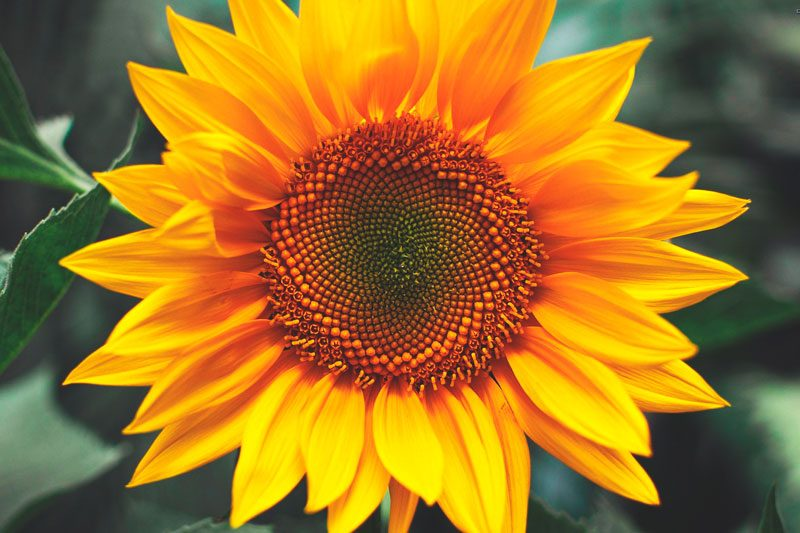
#> input picture Imagenes_cursado/flores02.jpg, 800 x 533 px
$ jupyter execute ejercicio_3.ipynb
#> lines starting #> are read from the running program, lines starting #| are printed output that depends on the picture; after the words box and inside, x2 and y2 are one past the last pixel; in counts of white or black regions, pixels touching at a corner belong together; long printed decimals are rounded
1. Construya un filtro pasa-bajos ideal (c´ırculo de altura 1 sobre una matriz de
ceros). Cargue una imagen y f´ıltrela en el dominio de frecuencias, y recupere
la imagen suavizada. Visualice las im´agenes y comp´arelas.
Repita el ejercicio para diferentes frecuencias de corte y compruebe la aparici´on
del fen´omeno de Gibbs.
2. Construya un filtro pasa-bajos tipo Butterworth utilizando la definici´on en
frecuencia. Filtre una imagen, modificando la frecuencia de corte y comprobando el efecto sobre la imagen filtrada. Verifique el efecto del filtro respecto
al fen´omeno de Gibbs.
3. Define la funci´on de transferencia h(x, y) de un filtro gaussiano pasa-bajos de
35×35, luego obtenga la respuesta en frecuencia aplicando la TDF. Luego, escale ´esta al tama˜no de la imagen que va a filtrar. (Use dst = cv.resize())
Calcule y visualice la TDF de la imagen y el producto de transformadas,
verificando la acci´on del filtro. Obtenga la imagen filtrada y compare con la
imagen original.
4. Repita el ejercicio anterior pero ahora utilice un filtro gaussiano definido en
frecuencia. Compare los resultados.
5. Repita los ejercicios del 1 al 4, para filtros pasa-altos.

[cell 1]
import cv2
import numpy as np
import matplotlib.pyplot as plt
import plotly.graph_objects as go
from ipywidgets import interact, FloatSlider

[cell 2]
img = cv2.imread("../Imagenes_cursado/flores02.jpg", cv2.IMREAD_GRAYSCALE)
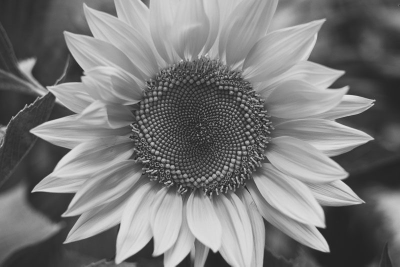
#> img: shape (533, 800) (shown at 1/2 size); min 14, max 232, mean 121
#> the sliders are set to r = 50

plt.imshow(img, cmap = 'gray')
plt.show()

# pasabajo

Filtro pasa bajos

##  Parte 1: ideal
con el filtro pasa altos lo que se busca es atenuar las altas frecuencias, obteniendo una imagen mas suavizada.

Para este ejercicio se nos pide utilizar la mascar asingular para que deje pasar cierto umbral de frecuencia a su transformada de fourier.

Voy a definir un parmatero de radio r que me define cuales frecuencias que me dejará vivas aquellas frecuencias dentro de ese rango y anulará todas aquellas que queden afuera

[cell 3]
from matplotlib.widgets import Slider

def aplicar_filtro_ideal(img, r):
#> called with r = 50
    rows, cols = img.shape
    crow, ccol = rows // 2, cols // 2 #centro?)

    f = np.fft.fft2(img) #calculamos la transformada
    f_shift =np.fft.fftshift(f) #desplazamos asi centramos las frecuencias

    #creamos mascara, podriamos hacer un for mejor

    y, x = np.ogrid[:rows, :cols]
    dist_from_center = np.sqrt((x - ccol)**2 + (y - crow)**2)
    mask = dist_from_center <= r

    #forma compacta pythoneana pero para que sea mas rapida que un doble for

    f_filtrada = f_shift * mask #filtramos por producto
    f_ishift = np.fft.ifftshift(f_filtrada) #volvemos las frecuencias normales

    img_back = np.abs(np.fft.ifft2(f_ishift)) #la inversa devuelve complejo

    return img_back, mask

[cell 4]
from ipywidgets import interact, IntSlider

def visualizacion_interactiva(r):
    img_filt, mask = aplicar_filtro_ideal(img, r)
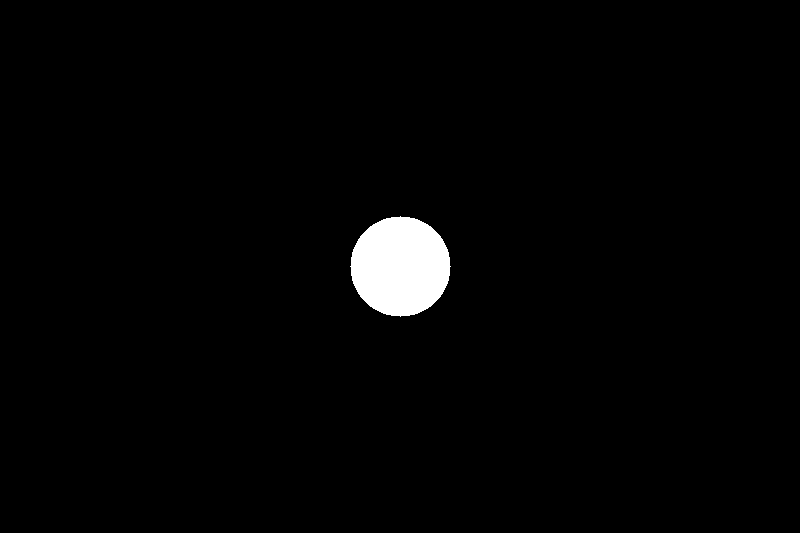
#> mask: shape (533, 800) bool; 1.8% white; 1 white region, box (x1, y1, x2, y2) and area: (350, 216, 451, 317) 7845

    plt.figure(figsize=(12, 6))
    plt.subplot(1, 2, 1)
    plt.imshow(img_filt, cmap='gray')
    plt.title(f"Radio: {r}")

    plt.subplot(1, 2, 2)
    plt.imshow(mask, cmap='gray')
    plt.show()
#> the sliders are set to r = 50, n = 2

interact(visualizacion_interactiva, r=IntSlider(min=1, max=200, step=1, value=50))

Se puede apreciar el fenomeno de gibss (ejemplo r=32 o menores) donde se prpagan las altas frecuencias o los bordes hacia afuera de la imagen. Esto ocurre porque se filtra a la función original de manera muy abrupta (escalon unitario) lo que implica convolucionar la imagen original con una sinc en el dominio frecuencial

## Parte 2: butterworth

El *filtro butterworth* permite suavizar las frecuencias que pasan y las que se eliminan para mitigar el fenómeno de gibbs.La transición es una curva suave.

La formula es: $$H(u,v) = \frac{1}{1+ \left[D(u,v)/D_0\right]^{2n}}$$ donde:
- $D(u,v)$ es la distancia al centro de la imagen
- D_0 es la frecuencia de corte
- n es un parametro que controla la caida del filtro. Cuando n es grande tiendo al filtro ideal

[cell 5]
def aplicar_filtro_butterworth(img, r,n):
#> called with r = 50, n = 2
    rows, cols = img.shape
    crow, ccol = rows // 2, cols // 2 #centro?)

    f = np.fft.fft2(img) #calculamos la transformada
    f_shift =np.fft.fftshift(f) #desplazamos asi centramos las frecuencias

    #creamos mascara, podriamos hacer un for mejor

    y, x = np.ogrid[:rows, :cols]
    dist_from_center = np.sqrt((x - ccol)**2 + (y - crow)**2)

    mask = 1/(1+ (dist_from_center/r)**(2*n))


    #forma compacta pythoneana pero para que sea mas rapida que un doble for

    f_filtrada = f_shift * mask #filtramos por producto
    f_ishift = np.fft.ifftshift(f_filtrada) #volvemos las frecuencias normales

    img_back = np.abs(np.fft.ifft2(f_ishift)) #la inversa devuelve complejo

    return img_back, mask

[cell 6]
def mostrar_butterworth(r, n):
    # Usamos tu función ya definida
    img_filt, mask = aplicar_filtro_butterworth(img, r, n)

    plt.figure(figsize=(14, 7))

    # Visualización de la imagen filtrada
    plt.subplot(1, 2, 1)
    plt.imshow(img_filt, cmap='gray')
    plt.title(f'Butterworth - Radio: {r}, Orden: {n}')
    plt.axis('off')

    # Visualización de la máscara (para ver la transición suave)
    plt.subplot(1, 2, 2)
    plt.imshow(mask, cmap='gray')
    plt.title('Máscara H(u,v)')
    plt.axis('off')

    plt.show()
#> the sliders are set to sigma = 50

# Creamos la interacción
interact(mostrar_butterworth,
         r=IntSlider(min=1, max=300, step=1, value=50, description='Radio (r):'),
         n=IntSlider(min=1, max=15, step=1, value=2, description='Orden (n):'))

## parte 3: filtro gaussiano

Tenemos el filtro pasa bajos gaussiano que se lo define como $$H(u,v)= exp \left\{-D^2(u,v)/2\sigma^2\right\}$$
donde en lugar de elegir el radio, elegimos la varianza de la distribucion

[cell 7]
def aplicar_filtro_gaussiano(img, sigma):
#> called with sigma = 50
    rows, cols = img.shape
    crow, ccol = rows // 2, cols // 2 #centro?)

    f = np.fft.fft2(img) #calculamos la transformada
    f_shift =np.fft.fftshift(f) #desplazamos asi centramos las frecuencias

    #creamos mascara, podriamos hacer un for mejor

    y, x = np.ogrid[:rows, :cols]
    dist_from_center = np.sqrt((x - ccol)**2 + (y - crow)**2)

    mask = np.exp(-dist_from_center**2 / (2*sigma**2))


    #forma compacta pythoneana pero para que sea mas rapida que un doble for

    f_filtrada = f_shift * mask #filtramos por producto
    f_ishift = np.fft.ifftshift(f_filtrada) #volvemos las frecuencias normales

    img_back = np.abs(np.fft.ifft2(f_ishift)) #la inversa devuelve complejo

    return img_back, mask

[cell 8]
def mostrar_gaussiano(sigma):
    # Usamos tu función ya definida
    img_filt, mask = aplicar_filtro_gaussiano(img, sigma)

    plt.figure(figsize=(14, 7))

    # Visualización de la imagen filtrada
    plt.subplot(1, 2, 1)
    plt.imshow(img_filt, cmap='gray')
    plt.title(f'gaussiano {sigma}')
    plt.axis('off')

    # Visualización de la máscara (para ver la transición suave)
    plt.subplot(1, 2, 2)
    plt.imshow(mask, cmap='gray')
    plt.title('Máscara H(u,v)')
    plt.axis('off')

    plt.show()

# Creamos la interacción
interact(mostrar_gaussiano,
         sigma=IntSlider(min=1, max=100, step=1, value=50, description='Radio (r):'))

[cell 9]
# ahora lo que pide el ejercicio

gaussian_1d = cv2.getGaussianKernel(ksize = 35, sigma = 100)
gaussian_kernel = gaussian_1d @ gaussian_1d.T


#la pasamos a frecuecia
gaussian_fft = np.fft.fftshift(np.fft.fft2(gaussian_kernel, s = img.shape))
#necesitamos centrarlo para que el resize mantenga el centro


#para poder hacer el producto en frecuencia tenemos que agrandar la matriz, interpolando valores intermedios
gaussian_full = cv2.resize(np.abs(gaussian_fft), (img.shape[1], img.shape[0]))


#ahora comparemos el espctro de la imagen original y la transformada

F_shift = np.fft.fftshift(np.fft.fft2(img))
G_shift = F_shift * gaussian_full #el kernel ya esta desplazado!


mag_original = np.log(1 + np.abs(F_shift))
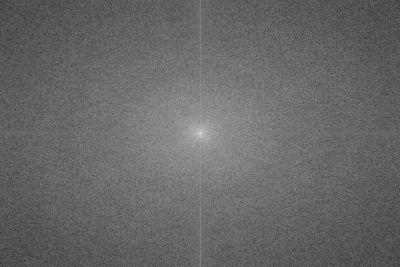
#> mag_original: shape (533, 800) float64 (shown at 1/2 size); min 1.42, max 17.76, mean 8.08; drawn with min black and max white
mag_filtrada = np.log(1 + np.abs(G_shift))
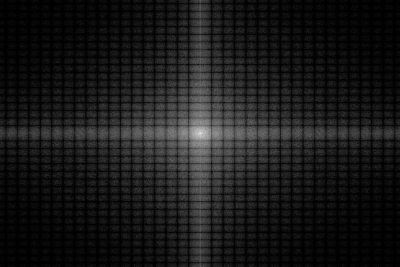
#> mag_filtrada: shape (533, 800) float64 (shown at 1/2 size); min 1.05e-06, max 17.76, mean 1.74; drawn with min black and max white


plt.figure(figsize=(15, 5))

plt.subplot(1, 3, 1)
plt.title("Espectro Original (log)")
plt.imshow(mag_original, cmap='jet')

plt.subplot(1, 3, 2)
plt.title("Filtro Gaussiano (H)")
plt.imshow(gaussian_full, cmap='gray')

plt.subplot(1, 3, 3)
plt.title("Espectro Filtrado (log)")
plt.imshow(mag_filtrada, cmap='jet')

plt.show()

Si comparo la convolucion en el dominio espacial con la transformada inversa de la filtrada esperaria lo mismo.

[cell 10]
g_ishift = np.fft.ifftshift(G_shift) #hacemos el desplazamiento inverso
img_from_fft = np.abs(np.fft.ifft2(g_ishift))
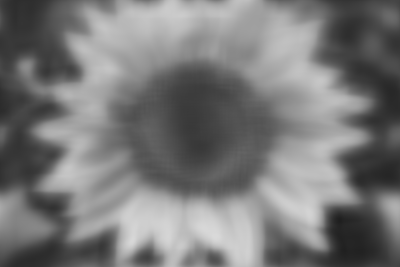
#> img_from_fft: shape (533, 800) float64 (shown at 1/2 size); min 31.57, max 217.9, mean 121

img_from_spatial = cv2.filter2D(img, -1, gaussian_kernel)

plt.figure(figsize=(15, 5))

plt.subplot(1, 3, 1)
plt.title("Filtrado en Frecuencia (IFFT)")
plt.imshow(img_from_fft, cmap='gray')
plt.axis('off')

plt.subplot(1, 3, 2)
plt.title("Filtrado Espacial (Convolución)")
plt.imshow(img_from_spatial, cmap='gray')
plt.axis('off')

# 4. Diferencia absoluta para ver dónde difieren (multiplicada para que sea visible)
diff = np.abs(img_from_fft - img_from_spatial)
plt.subplot(1, 3, 3)
plt.title("Diferencia Absoluta (Acentuada)")
plt.imshow(diff * 10, cmap='hot')
plt.axis('off')

plt.tight_layout()
plt.show()
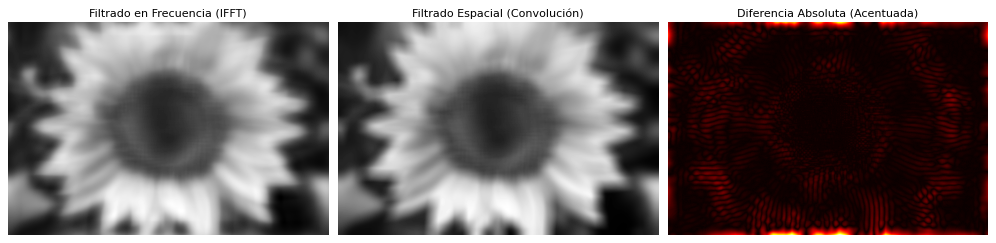
#> figure drawn by matplotlib, 3 panels

# Verificación numérica simple
mse = np.mean((img_from_fft - img_from_spatial)**2)
#> mse = 26.03
print(f"Error Cuadrático Medio (MSE) entre ambos métodos: {mse:.6f}")
#| Error Cuadrático Medio (MSE) entre ambos métodos: 26.027
#> the sliders are set to r = 20

# Pasaaltos
Los filtros pasalots son las versiones inversas de los filtros anteriores. Las salidas van a ser solo bordes.

Se pierde el brillo medio porque pasan las frecuencias mayores que 0,0

## Parte 1: Pasaalto ideal
Se ve gris porque se mueve el 0 hacia los valores negativos

[cell 11]
def aplicar_filtro_pasa_alto(img, r):
#> called with r = 20
    rows, cols = img.shape
    crow, ccol = rows // 2, cols // 2

    # Transformada y centrado
    f = np.fft.fft2(img)
    f_shift = np.fft.fftshift(f)

    y, x = np.ogrid[:rows, :cols]
    dist_from_center = np.sqrt((x - ccol)**2 + (y - crow)**2)
    mask = dist_from_center > r

    # Filtrado
    f_filtrada = f_shift * mask

    # Inversa
    f_ishift = np.fft.ifftshift(f_filtrada)
    img_back = np.real(np.fft.ifft2(f_ishift))
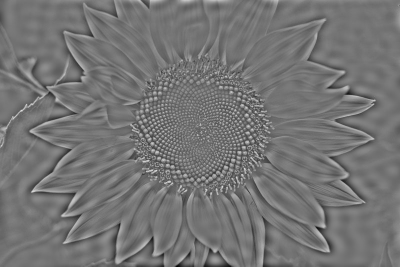
#> img_back: shape (533, 800) float64 (shown at 1/2 size); min -134.3, max 158.9, mean 0; drawn with min black and max white

    return img_back, mask

[cell 12]
def visualizacion_pasa_alto(r):
    # Asumiendo que 'img' ya está cargada en el entorno
    img_filt, mask = aplicar_filtro_pasa_alto(img, r)
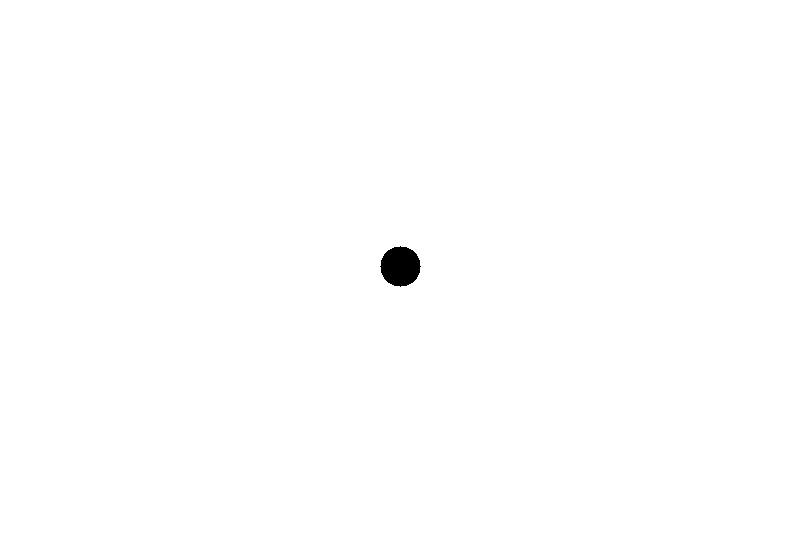
#> mask: shape (533, 800) bool; 99.7% white; 1 black region, box (x1, y1, x2, y2) and area: (380, 246, 421, 287) 1257

    plt.figure(figsize=(12, 6))
    plt.subplot(1, 2, 1)
    plt.imshow(img_filt, cmap='gray')
    plt.title(f"Pasa-Altos (Radio: {r})")
    plt.axis('off')

    plt.subplot(1, 2, 2)
    plt.imshow(mask, cmap='gray')
    plt.title("Máscara (Frecuencias)")
    plt.axis('off')
    plt.show()
#> the sliders are set to r = 20, a = 0.5, b = 1.5, n = 2

# Widget interactivo
interact(visualizacion_pasa_alto, r=IntSlider(min=0, max=150, step=1, value=20))

Se observa el mismo efecto de gibbs al usar umbrales pequeños

## pasaltos rutterworth

## pasa alto gaussiano

## filtrado de alta potencia

Vimos que la mascara difusa para A > 1 se escribia como $$f_{AP}(x,y) = A f(x,y) - f_{PB}(x,y)$$ quedandonos con principalmente las frecuencias altas de las imagenes ya que las bajas se anulan y a su vez resalta o incrementa las frecuencias altas.

Vimos que se podría escribircomo $$f_{AP}= (A-1)f(x,y) + f_{PA}(x,y)$$ y como la transfromada es lineal podemos aplicar fourier a ambos lados y obtener $$G_{AP}(u,v)=(A-1)F(u,v) + G_{PA}(u,v)$$

## filtrado de enfasis

Se lo define como $$H_{EAF}(u,v)= a + b H_{PA} (u,v)$$ donde con la transformada del pasaaltos amplificamos su efecto y ademas sumarle una continuapara el brillo original (frecuencia 0,0)

[cell 13]
def filtrado_enfasis(img, r, a,b, n):
#> called with r = 20, a = 0.5, b = 1.5, n = 2
    rows, cols = img.shape
    crow, ccol = rows // 2, cols // 2

    f = np.fft.fft2(img) #le saco la transformada de fourier a la img
    f_shift = np.fft.fftshift(f) #la centro

    #creamos alguna mascara pasa altos por ejemplo la ideal
    y, x = np.ogrid[:rows, :cols]
    dist_from_center = np.sqrt((x - ccol)**2 + (y - crow)**2)
    h_pa = 1 / (1 + (r / (dist_from_center + 1e-8))**(2 * n))

    h_enfasis = a + b * h_pa

    f_filtrada = f_shift * h_enfasis
    img_back = np.fft.ifft2(np.fft.ifftshift(f_filtrada))
    img_final = np.real(img_back)
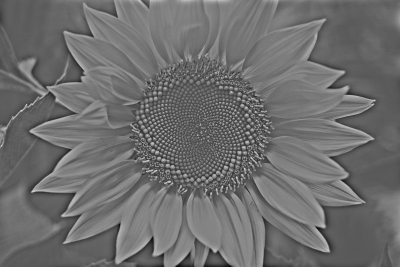
#> img_final: shape (533, 800) float64 (shown at 1/2 size); min -164.3, max 355.7, mean 60.5; drawn with min black and max white

    return img_final, h_enfasis

def visualizacion_enfasis(r, a, b, n):
    # Asegurate de que la variable 'img' esté cargada en tu celda antes de esto
    res, mascara = filtrado_enfasis(img, r, a, b, n)

    plt.figure(figsize=(18, 6))
    plt.suptitle(f"Énfasis Butterworth: $H(u,v) = a + b \cdot H_a(u,v)$", fontsize=16)

    # 1. Imagen Original
    plt.subplot(1, 3, 1)
    plt.imshow(img, cmap='gray')
    plt.title("Imagen Original")
    plt.axis('off')

    # 2. Imagen con Énfasis (Butterworth)
    plt.subplot(1, 3, 2)
    plt.imshow(res, cmap='gray', vmin=np.min(img), vmax=np.max(img))
    plt.title(f"Resultado (n={n})")
    plt.axis('off')

    # 3. La Máscara
    plt.subplot(1, 3, 3)
    im_mask = plt.imshow(mascara, cmap='viridis')
    plt.title(f"Filtro H(u,v) - Radio: {r}")
    plt.colorbar(im_mask, fraction=0.046, pad=0.04)
    plt.axis('off')

    plt.tight_layout()
    plt.show()
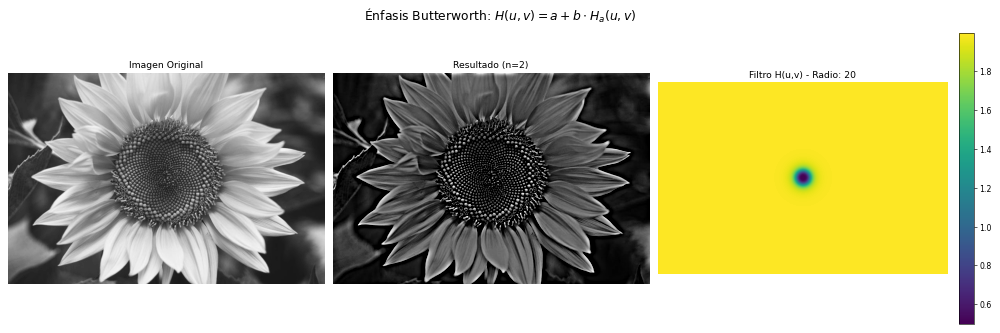
#> figure drawn by matplotlib, 4 panels

# Llamada interactiva corregida
interact(visualizacion_enfasis,
         r=IntSlider(min=1, max=100, step=1, value=20, description='Radio (D0)'),
         a=FloatSlider(min=0.0, max=2.0, step=0.1, value=0.5, description='a (Offset)'),
         b=FloatSlider(min=0.0, max=5.0, step=0.1, value=1.5, description='b (Ganancia)'),
         n=IntSlider(min=1, max=5, step=1, value=2, description='Orden n'))

$ run again, with Imagenes_cursado/botellas.jpg copied over Imagenes_cursado/flores02.jpg
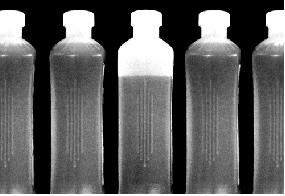
#> input picture Imagenes_cursado/botellas.jpg, 285 x 196 px
#> img is the input picture: shape (196, 285); min 0, max 255, mean 92.4
#> in visualizacion_interactiva, `img_filt, mask = aplicar_filtro_ideal(img, r)`:
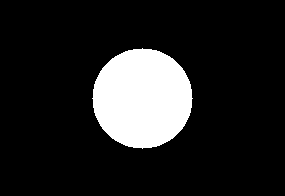
#> mask: shape (196, 285) bool; 14% white; 1 white region, box (x1, y1, x2, y2) and area: (92, 48, 193, 149) 7845
#> mse = 150.1
#| Error Cuadrático Medio (MSE) entre ambos métodos: 150.052
#> in visualizacion_enfasis, `plt.show()`:
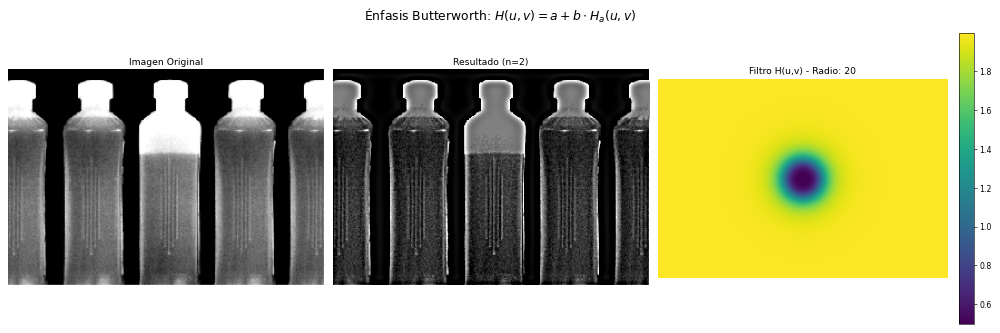
#> figure drawn by matplotlib, 4 panels

$ run again, with Imagenes_cursado/building.jpg copied over Imagenes_cursado/flores02.jpg
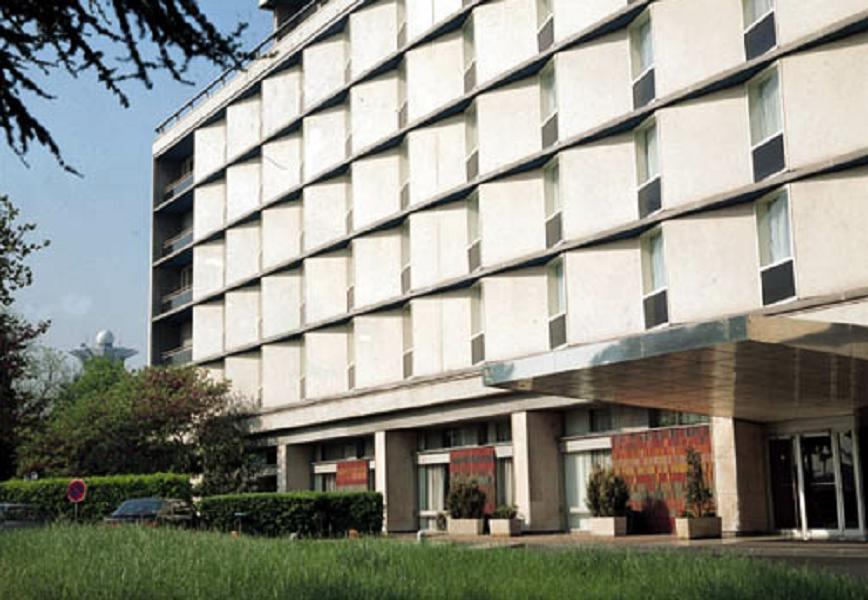
#> input picture Imagenes_cursado/building.jpg, 868 x 600 px
#> mse = 115.7
#| Error Cuadrático Medio (MSE) entre ambos métodos: 115.690
#> in visualizacion_enfasis, `plt.show()`:
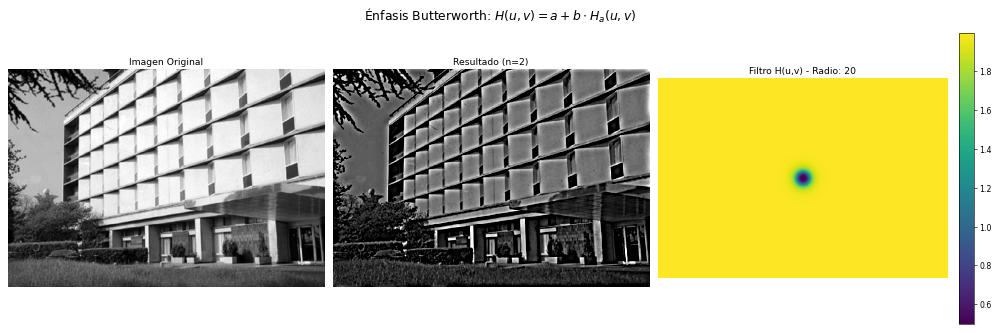
#> figure drawn by matplotlib, 4 panels
